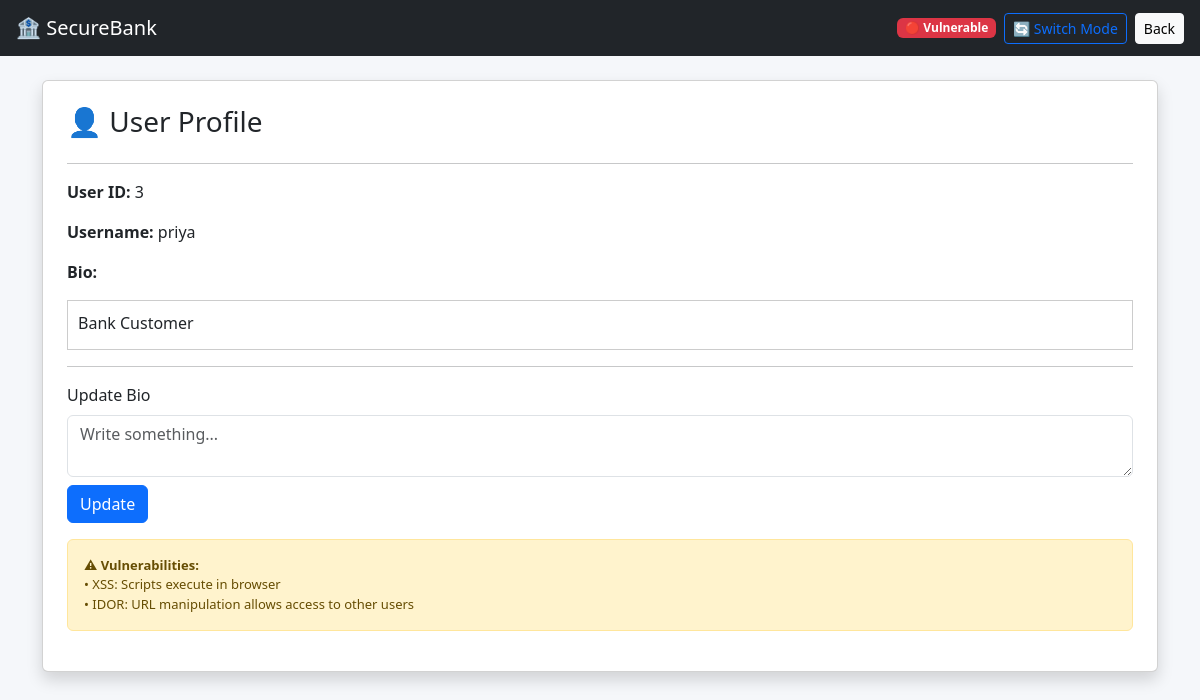
The app's page /profile?id=3 (signed in) with its own data.
### tables this page shows
CREATE TABLE users (
    id INTEGER PRIMARY KEY AUTOINCREMENT,
    username TEXT,
    password TEXT,
    bio TEXT
);

### app.py (the view)
@app.route("/profile", methods=["GET", "POST"])
def profile():
    if "user" not in session:
        return redirect("/")
    mode = session.get("mode", "vulnerable")
    user_id = request.args.get("id", "1")
    conn = sqlite3.connect("database.db")
    c = conn.cursor()
    if request.method == "POST":
        bio = request.form["bio"]
        c.execute("UPDATE users SET bio = ? WHERE id = ?", (bio, user_id))
        conn.commit()
    if mode == "secure":
        user = c.execute(
            "SELECT * FROM users WHERE username = ?",
            (session["user"],)
        ).fetchone()
    else:
        user = c.execute(f"SELECT * FROM users WHERE id = {user_id}").fetchone()
    conn.close()
    return render_template("profile.html", user=user, mode=mode)

### templates/profile.html (shortened to what this page needs)
<!DOCTYPE html>
<html lang="en">
<head>
    <link href="https://cdn.jsdelivr.net/npm/bootstrap@5.3.0/dist/css/bootstrap.min.css" rel="stylesheet">
</head>
<body style="background-color:#f5f7fa;">
    <nav class="navbar navbar-dark bg-dark px-3">
        <span class="navbar-brand">🏦 SecureBank</span>
        <div class="d-flex align-items-center gap-2">
            {% if mode == "vulnerable" %}
                <span class="badge bg-danger">🔴 Vulnerable</span>
            {% else %}
                <span class="badge bg-success">🟢 Secure</span>
            {% endif %}
            <a href="/toggle_mode" class="btn btn-outline-primary btn-sm">
                🔄 Switch Mode
            </a>
            <a href="/dashboard" class="btn btn-light btn-sm">Back</a>
        </div>
    </nav>
    <div class="container mt-4">
        <div class="card shadow p-4">
            <h3>👤 User Profile</h3>
            <hr>
            <p><strong>User ID:</strong> {{ user[0] }}</p>
            <p><strong>Username:</strong> {{ user[1] }}</p>
            <p><strong>Bio:</strong></p>
            <div style="border:1px solid #ccc; padding:10px; min-height:50px;">
                {% if mode == "vulnerable" %}
                    {{ user[3] | safe }}
                {% else %}
                    {{ user[3] }}
                {% endif %}
            </div>
            <hr>
            <form method="POST">
                <label class="form-label">Update Bio</label>
                <textarea name="bio" class="form-control" placeholder="Write something..."></textarea>
                <button class="btn btn-primary mt-2">Update</button>
            </form>
            <div class="alert alert-warning mt-3" style="font-size: 13px;">
                <strong>⚠ Vulnerabilities:</strong><br>
                {% if mode == "vulnerable" %}
                    • XSS: Scripts execute in browser<br>
                    • IDOR: URL manipulation allows access to other users
                {% else %}
                    • XSS fixed: Output is escaped<br>
                    • IDOR fixed: Only own profile is accessible
                {% endif %}
            </div>
        </div>
    </div>
</body>
</html>

### records on screen
users: id "3", username "priya", bio "Bank Customer"
